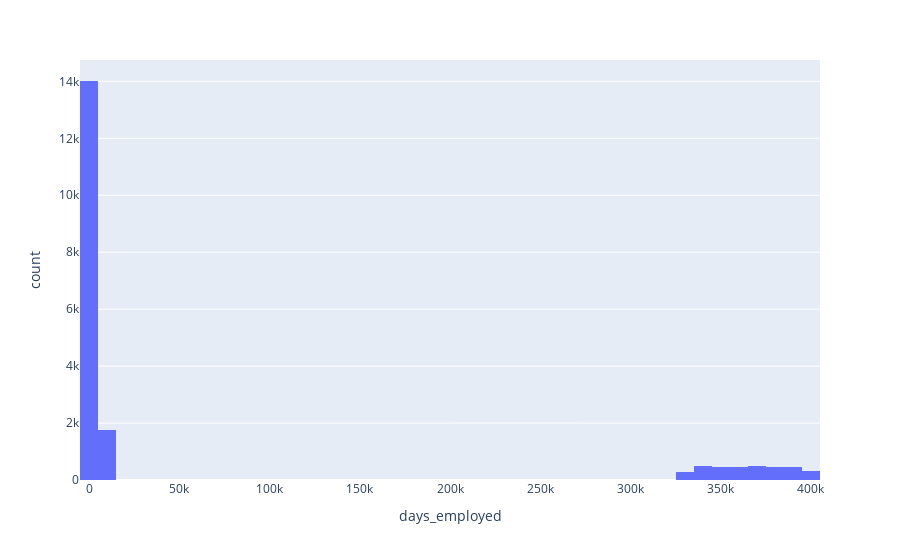

The code cell stored with this chart in its notebook:
### Markdown cell above
###  Restoring values in `days_employed`

### Code cell
# Distribution of `days_employed` medians based on your identified parameters

data_without_missing_days = data.dropna(subset=['days_employed'])


import plotly.express as px      
fig = px.histogram(data_without_missing_days, x='days_employed')
fig.show()
# The below table shows 2 groups of data for days_employed, a group with a smaller amount of days_employed, 
# and a group with unrealistically high amount of days employed. There


print(data_without_missing_days.groupby('age_category')['days_employed'].median().sort_values(ascending=False))
print()
print(data_without_missing_days.groupby('education')['days_employed'].median().sort_values(ascending=False))
print()
print(data_without_missing_days.groupby('income_type')['days_employed'].median().sort_values(ascending=False))
print()
data_without_missing_days['days_employed'].describe()

### Figure 1 — Plotly figure (JSON) as saved in the notebook; plotly's stock layout.template omitted (floating-point values rounded to 4 significant figures; data arrays with more than 128 entries replaced by an {"elided": "..."} marker saying what was removed)
{"data": [{"alignmentgroup": "True", "bingroup": "x", "hovertemplate": "days_employed=%{x}<br>count=%{y}<extra></extra>", "legendgroup": "", "marker": {"color": "#636efa", "pattern": {"shape": ""}}, "name": "", "offsetgroup": "", "orientation": "v", "showlegend": false, "type": "histogram", "x": {"elided": "19193 float values"}, "xaxis": "x", "yaxis": "y"}], "layout": {"barmode": "relative", "legend": {"tracegroupgap": 0}, "margin": {"t": 60}, "xaxis": {"anchor": "y", "domain": [0, 1], "title": {"text": "days_employed"}}, "yaxis": {"anchor": "x", "domain": [0, 1], "title": {"text": "count"}}}}
